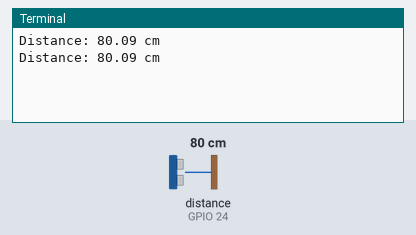
Simulated run of this program. Board: Raspberry Pi (BCM pin numbers). Parts: the last lines printed to the terminal. The inputs (shaded band) are chosen by the test bench; at power-on: distance to the obstacle (sensor on GPIO 24) 80 cm. The echo pulse lasts 58.3 µs per cm; the clock reads 2024-03-15 10:24:30 at power-on unless the program sets it.

Above: at 1.2 s.
1.3 s: distance to the obstacle (sensor on GPIO 24) set to 2 cm
At 2.6 s:
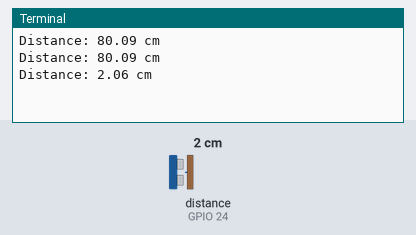
2.8 s: distance to the obstacle (sensor on GPIO 24) set to 4 cm
At 3.5 s:
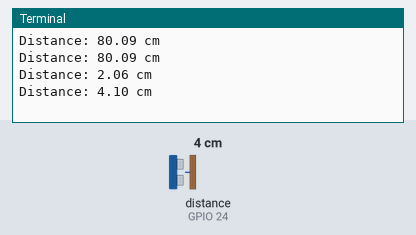
Timing chart, 0 to 5.8 s (numbered marks = the images above; inputs shaded):
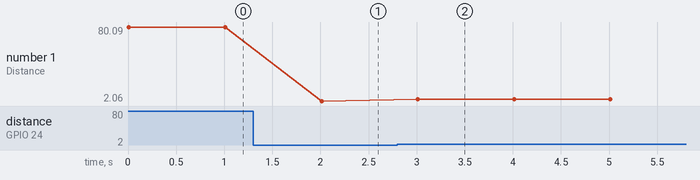

The program:

ultrason.py
```python
import RPi.GPIO as GPIO
import time

# Définir les broches GPIO
TRIG_PIN = 23
ECHO_PIN = 24

def setup():
    GPIO.setmode(GPIO.BCM)
    GPIO.setup(TRIG_PIN, GPIO.OUT)
    GPIO.setup(ECHO_PIN, GPIO.IN)

def distance_measurement():
    # Émettre une impulsion ultrasonique
    GPIO.output(TRIG_PIN, GPIO.HIGH)
    time.sleep(0.00001)
    GPIO.output(TRIG_PIN, GPIO.LOW)

    # Enregistrez le temps actuel
    while GPIO.input(ECHO_PIN) == 0:
        pulse_start_time = time.time()

    # Enregistrez le temps lorsque l'écho est reçu
    while GPIO.input(ECHO_PIN) == 1:
        pulse_end_time = time.time()

    # Calculez la durée de l'impulsion ultrasonique
    pulse_duration = pulse_end_time - pulse_start_time

    # Utilisez la formule de distance pour convertir le temps en distance
    speed_of_sound = 34300  # en cm/s
    distance = (pulse_duration * speed_of_sound) / 2

    return distance

def cleanup():
    GPIO.cleanup()

if __name__ == '__main__':
    try:
        setup()
        while True:
            dist = distance_measurement()
            print(f'Distance: {dist:.2f} cm')
            time.sleep(1)
    except KeyboardInterrupt:
        print("Programme interrompu par l'utilisateur")
    finally:
        cleanup()
```

Measured:
- after the input at 1.3 s, the terminal: prints a new line after 0.71 s (image 1)
- after the input at 2.8 s, the terminal: prints a new line after 0.21 s (image 2)
- plotted number 1: 80.09 → 2.06 after the input at 1.3 s, 2.06 → 4.1 after the input at 2.8 s
